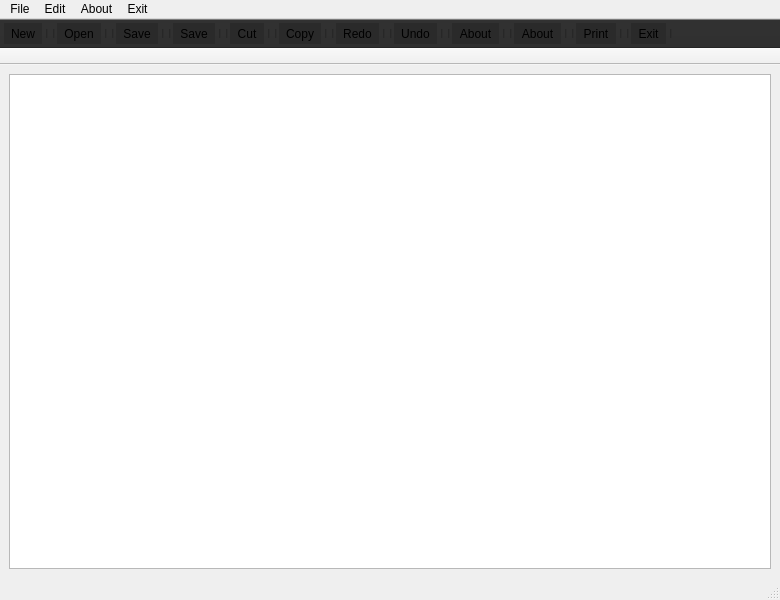
<?xml version="1.0" encoding="UTF-8"?>
<ui version="4.0">
 <class>NotePad</class>
 <widget class="QMainWindow" name="NotePad">
  <property name="windowModality">
   <enum>Qt::ApplicationModal</enum>
  </property>
  <property name="geometry">
   <rect>
    <x>0</x>
    <y>0</y>
    <width>780</width>
    <height>600</height>
   </rect>
  </property>
  <property name="minimumSize">
   <size>
    <width>780</width>
    <height>600</height>
   </size>
  </property>
  <property name="baseSize">
   <size>
    <width>0</width>
    <height>0</height>
   </size>
  </property>
  <property name="windowTitle">
   <string>MainWindow</string>
  </property>
  <property name="autoFillBackground">
   <bool>false</bool>
  </property>
  <widget class="QWidget" name="centralwidget">
   <layout class="QGridLayout" name="gridLayout">
    <item row="0" column="0">
     <widget class="QTextEdit" name="textEdit">
      <property name="styleSheet">
       <string notr="true"/>
      </property>
      <property name="horizontalScrollBarPolicy">
       <enum>Qt::ScrollBarAsNeeded</enum>
      </property>
     </widget>
    </item>
   </layout>
  </widget>
  <widget class="QMenuBar" name="menubar">
   <property name="geometry">
    <rect>
     <x>0</x>
     <y>0</y>
     <width>780</width>
     <height>43</height>
    </rect>
   </property>
   <widget class="QMenu" name="menuFile">
    <property name="title">
     <string>File</string>
    </property>
    <addaction name="actionNew"/>
    <addaction name="actionOpen"/>
    <addaction name="separator"/>
    <addaction name="actionSave_2"/>
    <addaction name="separator"/>
    <addaction name="separator"/>
    <addaction name="actionPrint"/>
   </widget>
   <widget class="QMenu" name="menuEdit">
    <property name="title">
     <string>Edit</string>
    </property>
    <addaction name="actionCut"/>
    <addaction name="actionCopy"/>
    <addaction name="separator"/>
    <addaction name="separator"/>
    <addaction name="actionRedo"/>
    <addaction name="actionUndo"/>
    <addaction name="separator"/>
    <addaction name="separator"/>
    <addaction name="actionFont"/>
    <addaction name="actionColor"/>
    <addaction name="actionBackground_color"/>
    <addaction name="actionBackground_window"/>
   </widget>
   <widget class="QMenu" name="menuAbout">
    <property name="title">
     <string>About</string>
    </property>
    <addaction name="actionPaste"/>
    <addaction name="separator"/>
    <addaction name="actionAbout"/>
   </widget>
   <widget class="QMenu" name="menuExit">
    <property name="title">
     <string>Exit</string>
    </property>
    <addaction name="actionExit"/>
    <addaction name="separator"/>
   </widget>
   <addaction name="menuFile"/>
   <addaction name="menuEdit"/>
   <addaction name="menuAbout"/>
   <addaction name="menuExit"/>
  </widget>
  <widget class="QStatusBar" name="statusbar"/>
  <widget class="QToolBar" name="toolBar">
   <property name="enabled">
    <bool>true</bool>
   </property>
   <property name="cursor">
    <cursorShape>ArrowCursor</cursorShape>
   </property>
   <property name="contextMenuPolicy">
    <enum>Qt::NoContextMenu</enum>
   </property>
   <property name="acceptDrops">
    <bool>false</bool>
   </property>
   <property name="windowTitle">
    <string>toolBar</string>
   </property>
   <property name="layoutDirection">
    <enum>Qt::LeftToRight</enum>
   </property>
   <property name="styleSheet">
    <string notr="true">background-color:rgba(40,40,40,0.8);</string>
   </property>
   <property name="movable">
    <bool>false</bool>
   </property>
   <property name="toolButtonStyle">
    <enum>Qt::ToolButtonFollowStyle</enum>
   </property>
   <property name="floatable">
    <bool>true</bool>
   </property>
   <attribute name="toolBarArea">
    <enum>TopToolBarArea</enum>
   </attribute>
   <attribute name="toolBarBreak">
    <bool>false</bool>
   </attribute>
   <addaction name="actionNew"/>
   <addaction name="separator"/>
   <addaction name="separator"/>
   <addaction name="actionOpen"/>
   <addaction name="separator"/>
   <addaction name="separator"/>
   <addaction name="actionSave"/>
   <addaction name="separator"/>
   <addaction name="separator"/>
   <addaction name="actionSave_2"/>
   <addaction name="separator"/>
   <addaction name="separator"/>
   <addaction name="actionCut"/>
   <addaction name="separator"/>
   <addaction name="separator"/>
   <addaction name="actionCopy"/>
   <addaction name="separator"/>
   <addaction name="separator"/>
   <addaction name="actionRedo"/>
   <addaction name="separator"/>
   <addaction name="separator"/>
   <addaction name="actionUndo"/>
   <addaction name="separator"/>
   <addaction name="separator"/>
   <addaction name="actionPaste"/>
   <addaction name="separator"/>
   <addaction name="separator"/>
   <addaction name="actionAbout"/>
   <addaction name="separator"/>
   <addaction name="separator"/>
   <addaction name="actionPrint"/>
   <addaction name="separator"/>
   <addaction name="separator"/>
   <addaction name="actionExit"/>
   <addaction name="separator"/>
  </widget>
  <widget class="QToolBar" name="toolBar_2">
   <property name="enabled">
    <bool>true</bool>
   </property>
   <property name="acceptDrops">
    <bool>true</bool>
   </property>
   <property name="windowTitle">
    <string>toolBar_2</string>
   </property>
   <property name="accessibleName">
    <string/>
   </property>
   <property name="movable">
    <bool>false</bool>
   </property>
   <attribute name="toolBarArea">
    <enum>TopToolBarArea</enum>
   </attribute>
   <attribute name="toolBarBreak">
    <bool>true</bool>
   </attribute>
  </widget>
  <action name="actionNew">
   <property name="icon">
    <iconset resource="resources.qrc">
     <normaloff>:/5728126.png</normaloff>:/5728126.png</iconset>
   </property>
   <property name="text">
    <string>New</string>
   </property>
  </action>
  <action name="actionOpen">
   <property name="icon">
    <iconset resource="resources.qrc">
     <normaloff>:/messages-icon 2.png</normaloff>:/messages-icon 2.png</iconset>
   </property>
   <property name="text">
    <string>Open</string>
   </property>
  </action>
  <action name="actionSave">
   <property name="icon">
    <iconset resource="resources.qrc">
     <normaloff>:/macos_big_sur_download_folder_icon_186042.png</normaloff>:/macos_big_sur_download_folder_icon_186042.png</iconset>
   </property>
   <property name="text">
    <string>Save</string>
   </property>
  </action>
  <action name="actionSave_2">
   <property name="icon">
    <iconset resource="resources.qrc">
     <normaloff>:/word_mac_icon_153770.png</normaloff>:/word_mac_icon_153770.png</iconset>
   </property>
   <property name="text">
    <string>Save</string>
   </property>
   <property name="toolTip">
    <string>Save as</string>
   </property>
  </action>
  <action name="actionCut">
   <property name="icon">
    <iconset resource="resources.qrc">
     <normaloff>:/migration_assistant_macos_bigsur_icon_189944.png</normaloff>:/migration_assistant_macos_bigsur_icon_189944.png</iconset>
   </property>
   <property name="text">
    <string>Cut</string>
   </property>
  </action>
  <action name="actionCopy">
   <property name="icon">
    <iconset resource="resources.qrc">
     <normaloff>:/Finder_Icon_macOS_Big_Sur.png</normaloff>:/Finder_Icon_macOS_Big_Sur.png</iconset>
   </property>
   <property name="text">
    <string>Copy</string>
   </property>
   <property name="iconVisibleInMenu">
    <bool>false</bool>
   </property>
   <property name="shortcutVisibleInContextMenu">
    <bool>false</bool>
   </property>
  </action>
  <action name="actionRedo">
   <property name="icon">
    <iconset resource="resources.qrc">
     <normaloff>:/purepng.com-safari-iconsymbolsiconsapple-iosiosios-8-iconsios-8-7215225961106timx.png</normaloff>:/purepng.com-safari-iconsymbolsiconsapple-iosiosios-8-iconsios-8-7215225961106timx.png</iconset>
   </property>
   <property name="text">
    <string>Redo</string>
   </property>
  </action>
  <action name="actionUndo">
   <property name="icon">
    <iconset resource="resources.qrc">
     <normaloff>:/3158180.png</normaloff>:/3158180.png</iconset>
   </property>
   <property name="text">
    <string>Undo</string>
   </property>
  </action>
  <action name="actionPaste">
   <property name="icon">
    <iconset resource="resources.qrc">
     <normaloff>:/paste128@2x.png</normaloff>:/paste128@2x.png</iconset>
   </property>
   <property name="text">
    <string>About</string>
   </property>
  </action>
  <action name="actionExit">
   <property name="text">
    <string>Exit</string>
   </property>
  </action>
  <action name="actionAbout">
   <property name="icon">
    <iconset resource="resources.qrc">
     <normaloff>:/purepng.com-notification-center-iconsymbolsiconsapple-iosiosios-8-iconsios-8-721522596092n2hoo.png</normaloff>:/purepng.com-notification-center-iconsymbolsiconsapple-iosiosios-8-iconsios-8-721522596092n2hoo.png</iconset>
   </property>
   <property name="text">
    <string>About</string>
   </property>
  </action>
  <action name="actionFont">
   <property name="text">
    <string>Font</string>
   </property>
  </action>
  <action name="actionColor">
   <property name="text">
    <string>Color</string>
   </property>
  </action>
  <action name="actionBackground_color">
   <property name="text">
    <string>Background color</string>
   </property>
  </action>
  <action name="actionBackground_window">
   <property name="text">
    <string>Background window</string>
   </property>
  </action>
  <action name="actionPrint">
   <property name="icon">
    <iconset resource="resources.qrc">
     <normaloff>:/2460411.png</normaloff>:/2460411.png</iconset>
   </property>
   <property name="text">
    <string>Print</string>
   </property>
  </action>
 </widget>
 <resources>
  <include location="resources.qrc"/>
 </resources>
 <connections/>
</ui>
